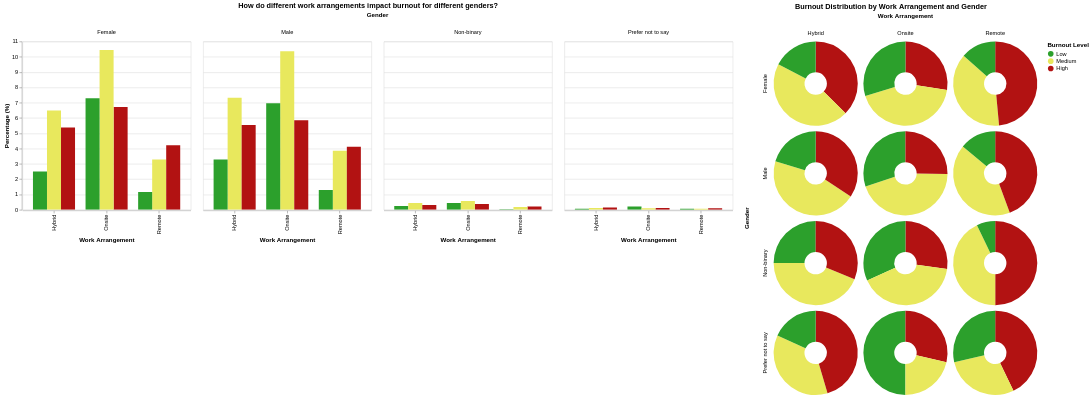

Notebook code for this chart:
### Markdown cell above
## **Question 2**: How do different work arrangements impact burnout for individuals of different genders?

### Code cell
#plotting bar chart
barchart = alt.Chart(source).transform_aggregate(
    count='count()',  
    groupby=['Work_Arrangement', 'Burnout_Level', 'Gender'] 
).transform_window(
    total = 'sum(count)',
    frame=[None, None],
    groupby=['Work_Arrangement', 'Gender'] 
).transform_calculate(
    percentage=f'datum.count / {total_rows} * 100',
    total_percentage = 'datum.total/ datum.total * 100'
).mark_bar().encode(
    x=alt.X('Work_Arrangement:N', title='Work Arrangement'),
    y=alt.Y('percentage:Q', title='Percentage (%)'),  
    xOffset='Burnout_Level:N',  
    color=alt.Color('Burnout_Level:N', scale=alt.Scale(domain=['Low', 'Medium', 'High'], range=['#2ca02c', '#e8e85d', '#b21212']), title='Burnout Level'),
    tooltip=[
        alt.Tooltip('Work_Arrangement:N', title='Work Arrangement'),
        alt.Tooltip('Burnout_Level:N', title='Burnout Level'),
        alt.Tooltip('count:Q', title='Count'),  
        alt.Tooltip('percentage:Q', title='Percentage', format='.2f'),
        alt.Tooltip('total_percentage:Q', title='Total Percentage', format='.2f')

    ],
    column=alt.Column('Gender:N', title='Gender') 
).properties(
    title=alt.TitleParams('How do different work arrangements impact burnout for different genders?',
    fontWeight='bold',
    anchor='middle'),
    width=300,
    height=300
).interactive()



#plotting doughnut chart
doughnut = alt.Chart(source).transform_aggregate(
    count='count()',  
    groupby=['Work_Arrangement', 'Burnout_Level', 'Gender']  
).transform_window(
    total = 'sum(count)',
    frame=[None, None],
    groupby=['Work_Arrangement', 'Gender']
).transform_calculate(
    percentage=f'datum.count / {total_rows} * 100',
    total_percentage='datum.total/datum.total * 100'
).mark_arc(innerRadius=20).encode(  # innerRadius creates doughnut
    theta=alt.Theta('percentage:Q', title='Percentage (%)'),
    color=alt.Color('Burnout_Level:N', scale=alt.Scale(domain=['Low', 'Medium', 'High'], range=['#2ca02c', '#e8e85d', '#b21212']), title='Burnout Level'),
    tooltip=[
        alt.Tooltip('Work_Arrangement:N', title='Work Arrangement'),
        alt.Tooltip('Burnout_Level:N', title='Burnout Level'),
        alt.Tooltip('count:Q', title='Count'),
        alt.Tooltip('percentage:Q', title='Percentage', format='.2f'),
        alt.Tooltip('total_percentage:Q', title='Total Percentage', format='.2f')
    ]
).properties(
    width=150,
    height=150
).facet(
    column=alt.Column('Work_Arrangement:N', title='Work Arrangement'),
    row=alt.Row('Gender:N', title='Gender'),
    spacing=10
).properties(
    title=alt.TitleParams(
        text='Burnout Distribution by Work Arrangement and Gender',
        fontWeight='bold',
        anchor='middle'
    )
).interactive()


alt.hconcat(barchart,doughnut)

### Figure 1 — Vega-Lite specification as saved in the notebook (floating-point values rounded to 4 significant figures; data arrays with more than 128 entries replaced by an {"elided": "..."} marker saying what was removed)
{"config": {"view": {"continuousWidth": 300, "continuousHeight": 300}}, "hconcat": [{"mark": {"type": "bar"}, "encoding": {"color": {"field": "Burnout_Level", "scale": {"domain": ["Low", "Medium", "High"], "range": ["#2ca02c", "#e8e85d", "#b21212"]}, "title": "Burnout Level", "type": "nominal"}, "column": {"field": "Gender", "title": "Gender", "type": "nominal"}, "tooltip": [{"field": "Work_Arrangement", "title": "Work Arrangement", "type": "nominal"}, {"field": "Burnout_Level", "title": "Burnout Level", "type": "nominal"}, {"field": "count", "title": "Count", "type": "quantitative"}, {"field": "percentage", "format": ".2f", "title": "Percentage", "type": "quantitative"}, {"field": "total_percentage", "format": ".2f", "title": "Total Percentage", "type": "quantitative"}], "x": {"field": "Work_Arrangement", "title": "Work Arrangement", "type": "nominal"}, "xOffset": {"field": "Burnout_Level", "type": "nominal"}, "y": {"field": "percentage", "title": "Percentage (%)", "type": "quantitative"}}, "height": 300, "name": "view_36", "title": {"text": "How do different work arrangements impact burnout for different genders?", "anchor": "middle", "fontWeight": "bold"}, "transform": [{"aggregate": [{"op": "count", "as": "count"}], "groupby": ["Work_Arrangement", "Burnout_Level", "Gender"]}, {"window": [{"op": "sum", "field": "count", "as": "total"}], "frame": [null, null], "groupby": ["Work_Arrangement", "Gender"]}, {"calculate": "datum.count / 3157 * 100", "as": "percentage"}, {"calculate": "datum.total/ datum.total * 100", "as": "total_percentage"}], "width": 300}, {"facet": {"column": {"field": "Work_Arrangement", "title": "Work Arrangement", "type": "nominal"}, "row": {"field": "Gender", "title": "Gender", "type": "nominal"}}, "spec": {"mark": {"type": "arc", "innerRadius": 20}, "encoding": {"color": {"field": "Burnout_Level", "scale": {"domain": ["Low", "Medium", "High"], "range": ["#2ca02c", "#e8e85d", "#b21212"]}, "title": "Burnout Level", "type": "nominal"}, "theta": {"field": "percentage", "title": "Percentage (%)", "type": "quantitative"}, "tooltip": [{"field": "Work_Arrangement", "title": "Work Arrangement", "type": "nominal"}, {"field": "Burnout_Level", "title": "Burnout Level", "type": "nominal"}, {"field": "count", "title": "Count", "type": "quantitative"}, {"field": "percentage", "format": ".2f", "title": "Percentage", "type": "quantitative"}, {"field": "total_percentage", "format": ".2f", "title": "Total Percentage", "type": "quantitative"}]}, "height": 150, "name": "view_35", "transform": [{"aggregate": [{"op": "count", "as": "count"}], "groupby": ["Work_Arrangement", "Burnout_Level", "Gender"]}, {"window": [{"op": "sum", "field": "count", "as": "total"}], "frame": [null, null], "groupby": ["Work_Arrangement", "Gender"]}, {"calculate": "datum.count / 3157 * 100", "as": "percentage"}, {"calculate": "datum.total/datum.total * 100", "as": "total_percentage"}], "width": 150}, "spacing": 10, "title": {"text": "Burnout Distribution by Work Arrangement and Gender", "anchor": "middle", "fontWeight": "bold"}}], "data": {"name": "data-96600f8fa4a58066dfbe00a512862a10"}, "params": [{"name": "param_38", "select": {"type": "interval", "encodings": ["x", "y"]}, "bind": "scales", "views": ["view_36"]}, {"name": "param_39", "select": {"type": "interval", "encodings": ["x", "y"]}, "bind": "scales", "views": ["view_35"]}], "$schema": "https://vega.github.io/schema/vega-lite/v5.20.1.json", "datasets": {"data-96600f8fa4a58066dfbe00a512862a10": {"elided": "3157 records"}}}
